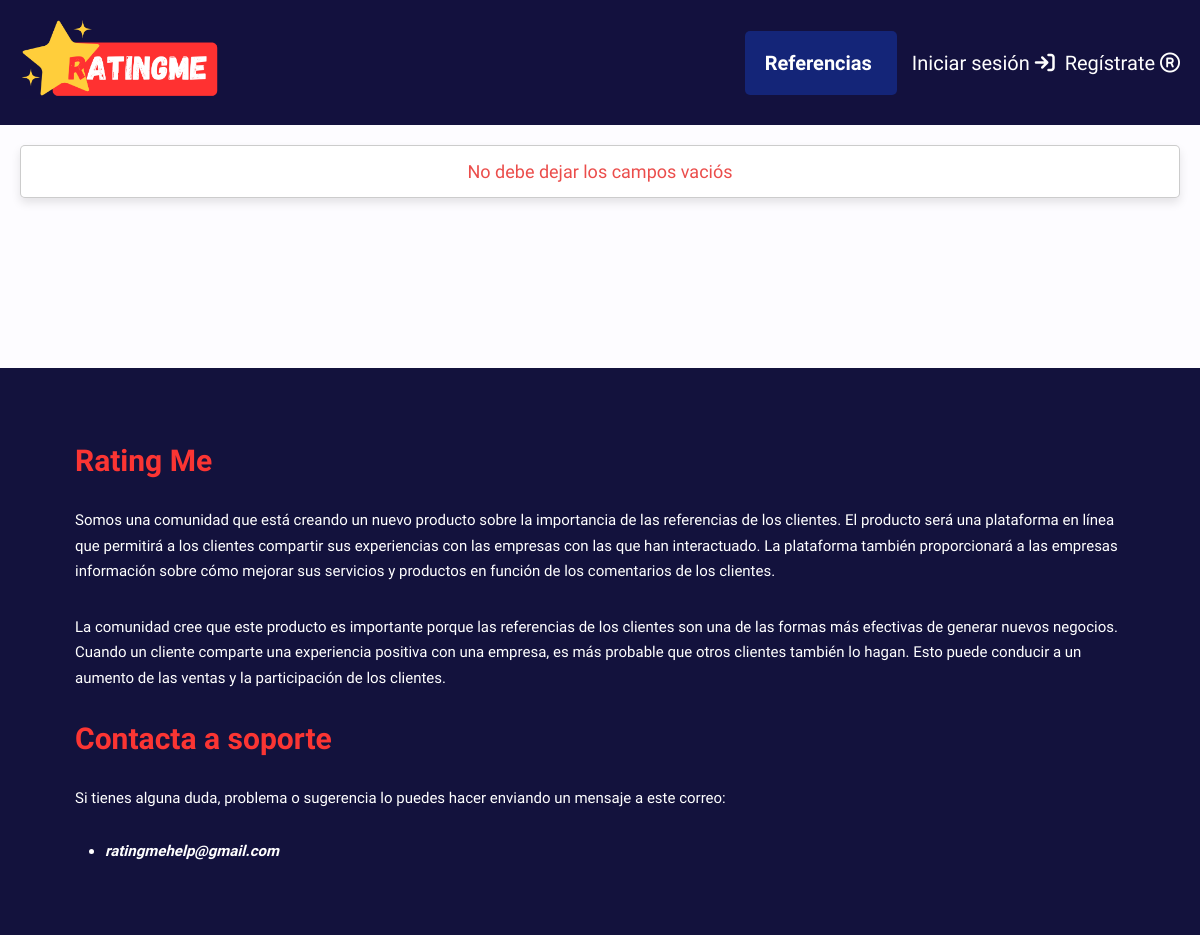
Before: /references/update_review.php?get_id=ZNiVjy5OOhEuX9f0fXc0 with the older database file.
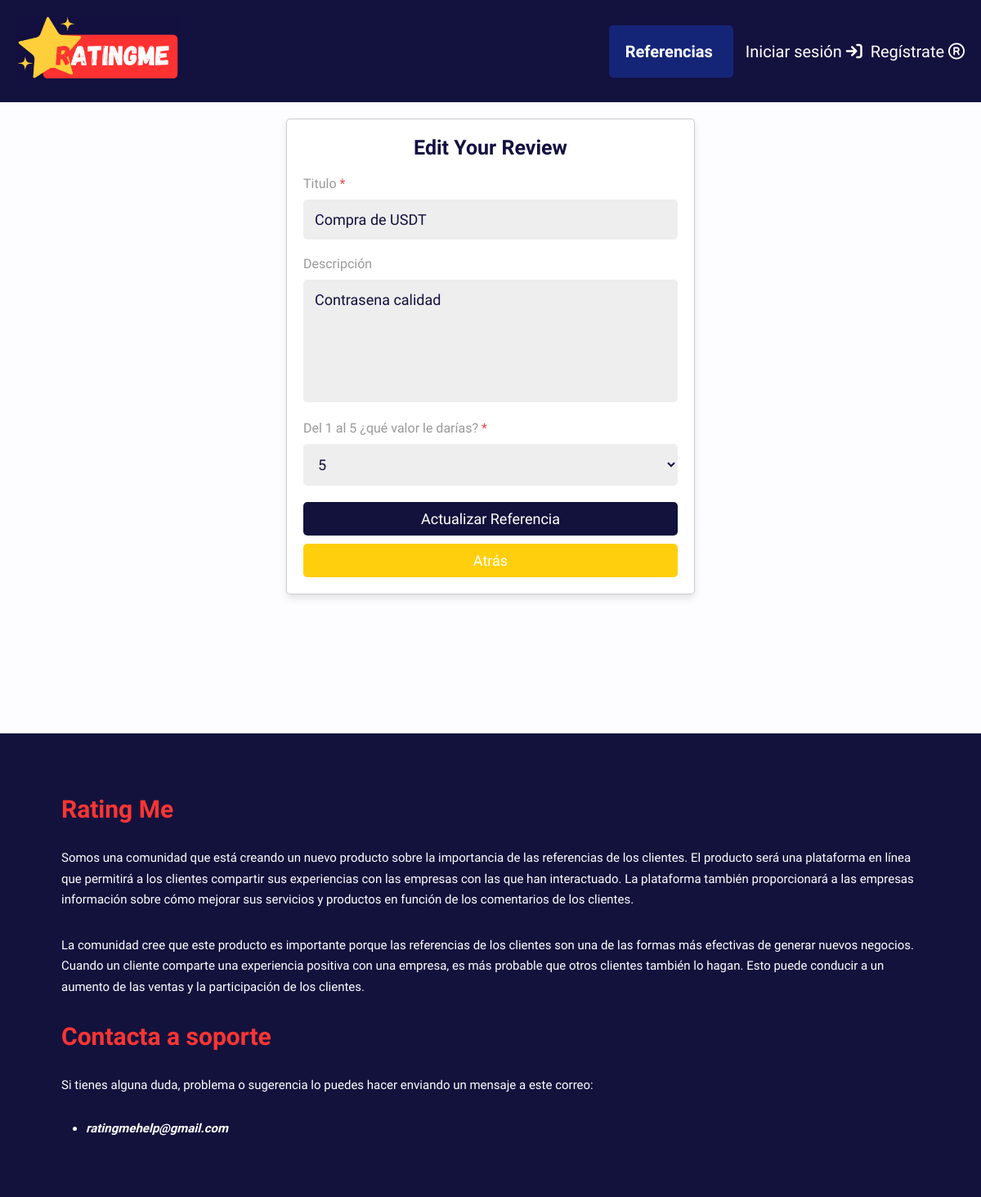
After: the same page with the newer database file.
### tables this page shows
CREATE TABLE `reviews` (
  `idAdmin` int(11) NOT NULL,
  `id` varchar(20) NOT NULL,
  `post_id` varchar(20) NOT NULL,
  `user_id` varchar(20) NOT NULL,
  `rating` varchar(1) NOT NULL,
  `title` varchar(50) NOT NULL,
  `description` varchar(1000) NOT NULL,
  `date` varchar(22) NOT NULL
);

### references/update_review.php (the view, shortened to what this page needs)
<?php
include 'helpers/connect.php';
if(isset($_GET['get_id'])){
   $get_id = $_GET['get_id'];
}else{
   $get_id = '';
   header('location:index.php');
}
?>
<!DOCTYPE html>
<html lang="en">
<head>
   <link rel="stylesheet" href="css/style.css">
</head>
<body>
<?php include 'helpers/header.php'; ?>
<section class="account-form">
   <?php
      $select_review = $conn->prepare("SELECT * FROM `reviews` WHERE id = ? LIMIT 1");
      $select_review->execute([$get_id]);
      if($select_review->rowCount() > 0){
         while($fetch_review = $select_review->fetch(PDO::FETCH_ASSOC)){
   ?>
   <form action="" method="post">
      <h3>edit your review</h3>
      <p class="placeholder">Titulo <span>*</span></p>
      <input type="text" name="title" required maxlength="50" placeholder="Venta de USDT" class="box" value="<?= $fetch_review['title']; ?>">
      <p class="placeholder">Descripción</p>
      <textarea name="description" class="box" placeholder="Rapido, seguro. . ." maxlength="1000" cols="30" rows="10"><?= $fetch_review['description']; ?></textarea>
      <p class="placeholder">Del 1 al 5 ¿qué valor le darías? <span>*</span></p>
      <select name="rating" class="box" required>
         <option value="<?= $fetch_review['rating']; ?>"><?= $fetch_review['rating']; ?></option>
      </select>
      <input type="submit" value="Actualizar Referencia" name="submit" class="btn">
      <a href="view_post.php?get_id=<?= $fetch_review['post_id']; ?>" class="option-btn">Atrás</a>
   </form>
   <?php
         }
      }else{
         echo '<p class="empty">No debe dejar los campos vaciós</p>';
      }
   ?>
</section>
<?php include 'helpers/footer.php'; ?>
</body>
</html>

Changed rows visible on the page:
added reviews: title "Compra de USDT", description "Contrasena calidad", rating "5"
Other visible differences:
text no longer shown: "No debe dejar los campos vaciós"
